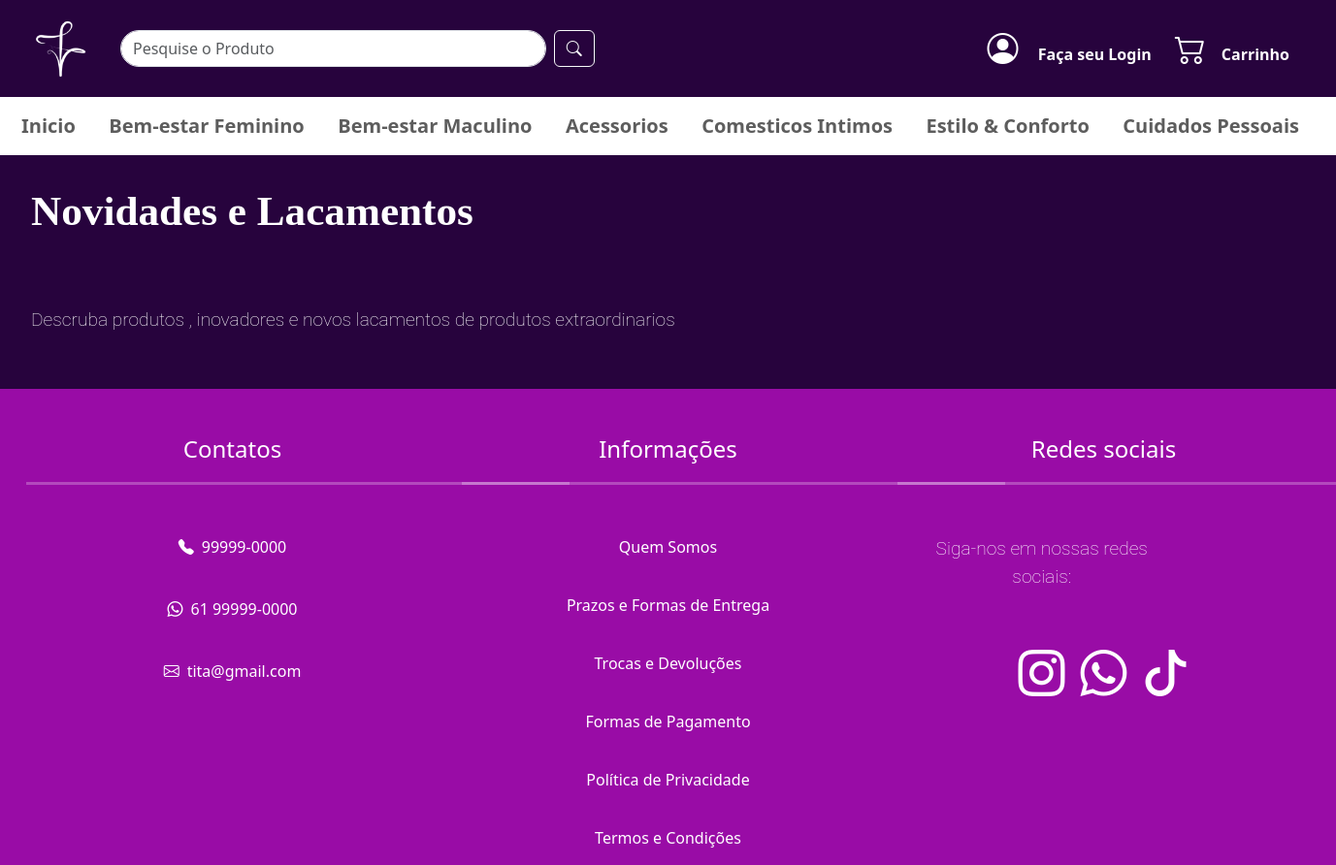
/categoria/novidadeselacamentos/, run on an earlier commit of the app's database.
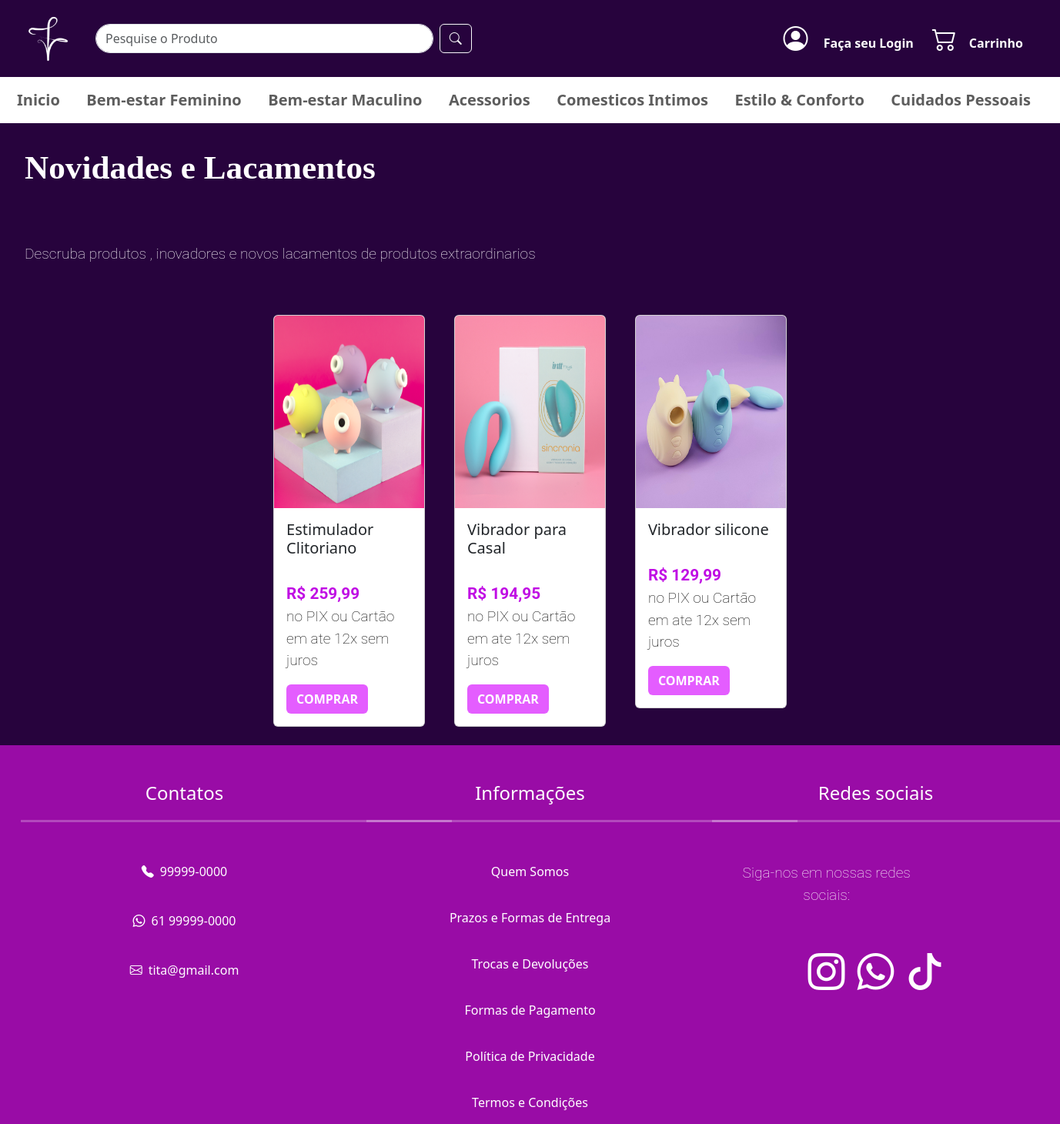
And on a later commit of the database.
### produto/models.py (models this page shows, shortened)
class Produto(models.Model):
    name = models.CharField(max_length=200)
    brand = models.ForeignKey(Brand, on_delete=models.PROTECT, related_name='brand_product')
    category = models.ForeignKey(Category, on_delete=models.PROTECT, related_name='category_product')
    image = models.ImageField(upload_to= 'produtos/')
    description = models.TextField(blank=True, null=True)
    serie_number = models.CharField(max_length=100, blank=True, null=True)
    cost_price = models.DecimalField(max_digits=20, decimal_places=2)
    selling_price = models.DecimalField(max_digits=20, decimal_places=2)
    quantity = models.IntegerField(default=0)
    created_at = models.DateTimeField(auto_now_add=True)
    updated_at = models.DateTimeField(auto_now=True)
    class Meta:
        ordering = ['name']

### categoria/views.py (the view)
# urls.py: path('categoria/novidadeselacamentos/', categoria_views.NovidadesListView.as_view(), name='novidade_list'),
class NovidadesListView(ListView):
   model = Produto
   template_name = '_novidades.html'
   context_object_name = 'novidade'
   def get_queryset(self):
     categorias = Category.objects.filter(name__in=["novidadeslacamentos"])  # Lista de categorias
     return Produto.objects.filter(category__in=categorias)

### categoria/templates/_novidades.html (shortened to what this page needs)
{% extends 'base.html' %}
{% block content %}
{% load static %}
<h1>Novidades e Lacamentos</h1>
<p style="text-align: justify;">Descruba produtos , inovadores e novos lacamentos de produtos extraordinarios </p>
<div class="container-fluid mt-4 px-5">
    <div class="row justify-content-center" >
      {% for produto in novidade %}
        <div class="col-md-5th p-2">
          <div class="card"  style="width: 90%; margin: 0 auto; display: flex; flex-wrap: wrap; margin-bottom: 1rem;">
            <img src="{{ produto.image.url }}" class="card-img-top" style="width: 100%;" alt="{{ produto.name }}">
            <div class="card-body">
              <h5 class="card-title ">{{ produto.name }}</h5>
              <p class="card-text" style=" padding: 0rem; color: black; width: 100%;" ><span style="font-weight: bold; font-size: 1.3rem; color:rgb(192, 13, 228) ;">R$ {{ produto.selling_price }}</span> no PIX  ou Cartão em ate 12x sem juros</p>
              <a href="{% url 'produto_detalhe' produto.id %}" class="btn text-white" style="background-color: rgb(228, 93, 255); font-weight: bold;">COMPRAR</a>
            </div>
          </div>
        </div>
      {% endfor %}
    </div>
  </div>
{% endblock %}

What changed in the data, as far as the page shows it:
added Produto: image (picture), name "Estimulador Clitoriano", selling_price "259,99"
added Produto: image (picture), name "Vibrador para Casal", selling_price "194,95"
added Produto: image (picture), name "Vibrador silicone", selling_price "129,99"
